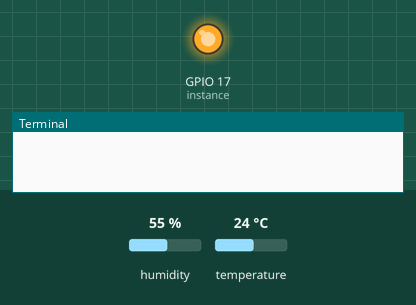
This program was run on a simulated Raspberry Pi (BCM pin numbers). On the bench: output pins drawn as LEDs (lit = HIGH), the last lines printed to the terminal. The test bench sets the inputs (shaded band); at power-on: humidity 55 %, temperature 24 °C. The clock reads 2024-03-15 10:24:30 at power-on unless the program sets it; library files of the repository ran but are not shown: dht11.py; pins used as bus, display or sensor lines are not drawn.

Above: at 0.01 s.
At 1.2 s:
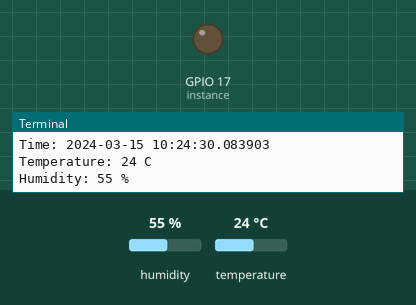
1.3 s: humidity set to 22 %
7.6 s: temperature set to 12 °C
11.6 s: humidity set to 40 %
Timing chart, 0 to 14.6 s (numbered marks = the images above; inputs shaded):
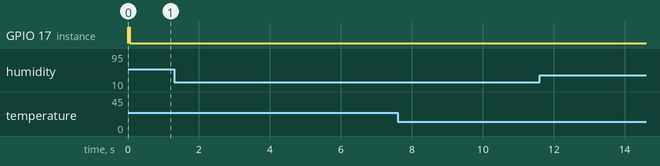

The program:

temp_hum_test.py
```python
import RPi.GPIO as GPIO
import dht11
import time
import datetime

GPIO.setwarnings(True)
GPIO.setmode(GPIO.BCM)


instance = dht11.DHT11(pin=17)


while True:
    result = instance.read()
    if result.is_valid():
        print("Time: " + str(datetime.datetime.now()))
        print("Temperature: " + str(result.temperature) + " C")
        print("Humidity: " + str(result.humidity) + " %")
        time.sleep(3)
        print()
```
